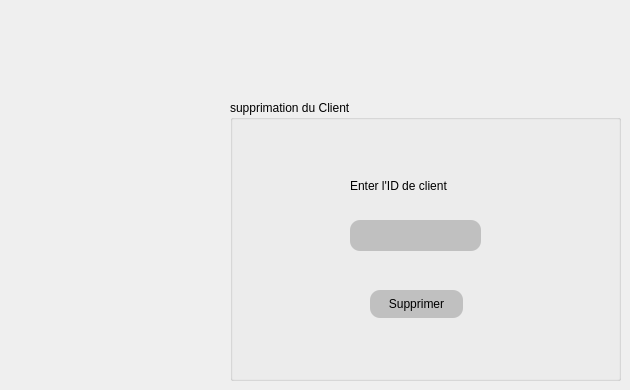
      <widget class="QWidget" name="tab_9">
       <attribute name="title">
        <string>Supprimer Client</string>
       </attribute>
       <widget class="QGroupBox" name="groupBox_10">
        <property name="geometry">
         <rect>
          <x>230</x>
          <y>100</y>
          <width>391</width>
          <height>281</height>
         </rect>
        </property>
        <property name="styleSheet">
         <string notr="true"/>
        </property>
        <property name="title">
         <string>supprimation du Client</string>
        </property>
        <widget class="QPushButton" name="pb_supprimer">
         <property name="geometry">
          <rect>
           <x>140</x>
           <y>190</y>
           <width>93</width>
           <height>28</height>
          </rect>
         </property>
         <property name="styleSheet">
          <string notr="true">QPushButton
{
border:none ;
color :solid black ;
background-color: silver ;
border-radius: 10px ;
}

QPushButton:Hover
{
	background-color : navy;
	border-radius: 10px ;
	border-bottom : 10px cyan ;
	color :white ;
}



</string>
         </property>
         <property name="text">
          <string>Supprimer</string>
         </property>
        </widget>
        <widget class="QLineEdit" name="le_IDsupp">
         <property name="geometry">
          <rect>
           <x>120</x>
           <y>120</y>
           <width>131</width>
           <height>31</height>
          </rect>
         </property>
         <property name="styleSheet">
          <string notr="true">QLineEdit
{
border:none ;
color :solid black ;
background-color: silver ;
border-radius: 10px ;
}

QLineEdit:Hover
{
	background-color : white;
	border-radius: 10px ;
	border-bottom : 10px cyan ;
	color :white ;
}
</string>
         </property>
         <property name="text">
          <string/>
         </property>
        </widget>
        <widget class="QLabel" name="label_20">
         <property name="geometry">
          <rect>
           <x>120</x>
           <y>70</y>
           <width>161</width>
           <height>31</height>
          </rect>
         </property>
         <property name="styleSheet">
          <string notr="true"/>
         </property>
         <property name="text">
          <string>Enter l'ID de client</string>
         </property>
        </widget>
       </widget>
      </widget>
